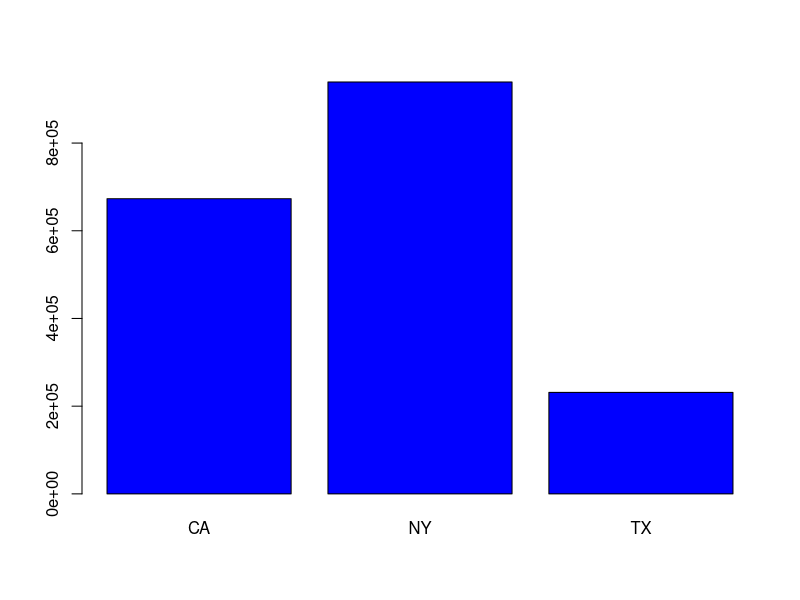
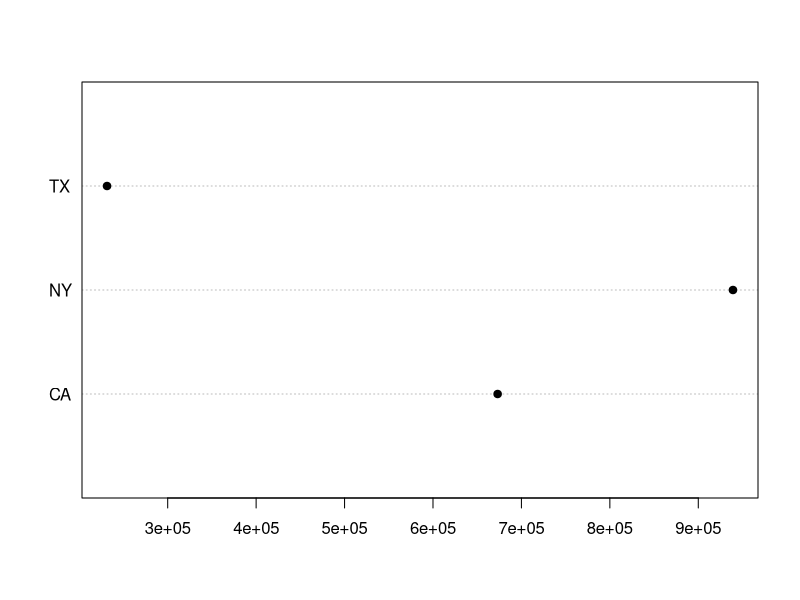

Here is the R script that generated these plots, in order:
## ---- chunk 1
set.seed(1234)
State <- rep(c("TX", "NY", "CA"), 10)
EarnedPremium <- rlnorm(length(State), meanlog = log(50000), sdlog=1)

df <- data.frame(State, EarnedPremium, stringsAsFactors=FALSE)
## ---- chunk 2
set.seed(1234)
df <- data.frame(State = rep(c("TX", "NY", "CA"), 10)
                 , EarnedPremium = round(rlnorm(length(State), meanlog = log(50000), sdlog=1), 3)
                 , stringsAsFactors = FALSE)
## ---- chunk 3
summary(df)
str(df)
head(df)
tail(df)
## ---- chunk 4
names(df)
colnames(df)
dim(df)
length(df)
nrow(df)
ncol(df)
## ---- chunk 5
dfA = df[1:10,]
dfB = df[11:20, ]
rbind(dfA, dfB)
## ---- chunk 6
dfC = dfA[, 1:2]
cbind(dfA, dfC)
## ---- chunk 7
dfRateChange = data.frame(State = c("TX", "CA", "NY"), RateChange = c(.05, -.1, .2))
df = merge(df, dfRateChange)
## ---- chunk 8
dfStateClass <- expand.grid(State = c("TX", "CA", "NY")
                  , Class = c(1776, 1066, 1492))
## ---- chunk 9
df[, "EarnedPremium"]
df[, c("EarnedPremium", "State")]
## ---- chunk 10
head(df[2])
## ---- chunk 11
head(df[1:2])
## ---- chunk 12
df$Losses <- df$EarnedPremium * runif(nrow(df), 0.4, 1.2)
df$LossRatio = df$Losses / df$EarnedPremium
## ---- chunk 13
df <- transform(df, LogLoss = log(Losses))
df <- within(df, {LogLoss = log(Losses)})
## ---- chunk 14
df <- df[, setdiff(colnames(df), c("RateChange", "Losses"))]
## ---- chunk 15
dfTX = subset(df, State == "TX")
dfBigPolicies = subset(df, EarnedPremium >= 50000)
## ---- chunk 16
dfTX = df[df$State == "TX", ]
dfBigPolicies = df[df$EarnedPremium >= 50000, ]
## ---- chunk 17
whichState = df$State == "TX"
dfTX = df[whichState, ]

whichEP = df$EarnedPremium >= 50000
dfBigPolicies = df[whichEP, ]
## ---- chunk 18
order(df$EarnedPremium)
df = df[order(df$EarnedPremium), ]
## ---- chunk 19
attach(dfA)
# do some stuff
attach(dfB)
## ---- chunk 20
mean(EarnedPremium)
## ---- chunk 21
sum(df$EarnedPremium)
sum(df$EarnedPremium[df$State == "TX"])

aggregate(df[,-1], list(df$State), sum)
## ---- chunk 22
dfByState = aggregate(df$EarnedPremium, list(df$State), sum)
colnames(dfByState) = c("State", "EarnedPremium")
barplot(dfByState$EarnedPremium, names.arg=dfByState$State, col="blue")
## ---- chunk 23
dotchart(dfByState$EarnedPremium, dfByState$State, pch=19)
## ---- chunk 24

